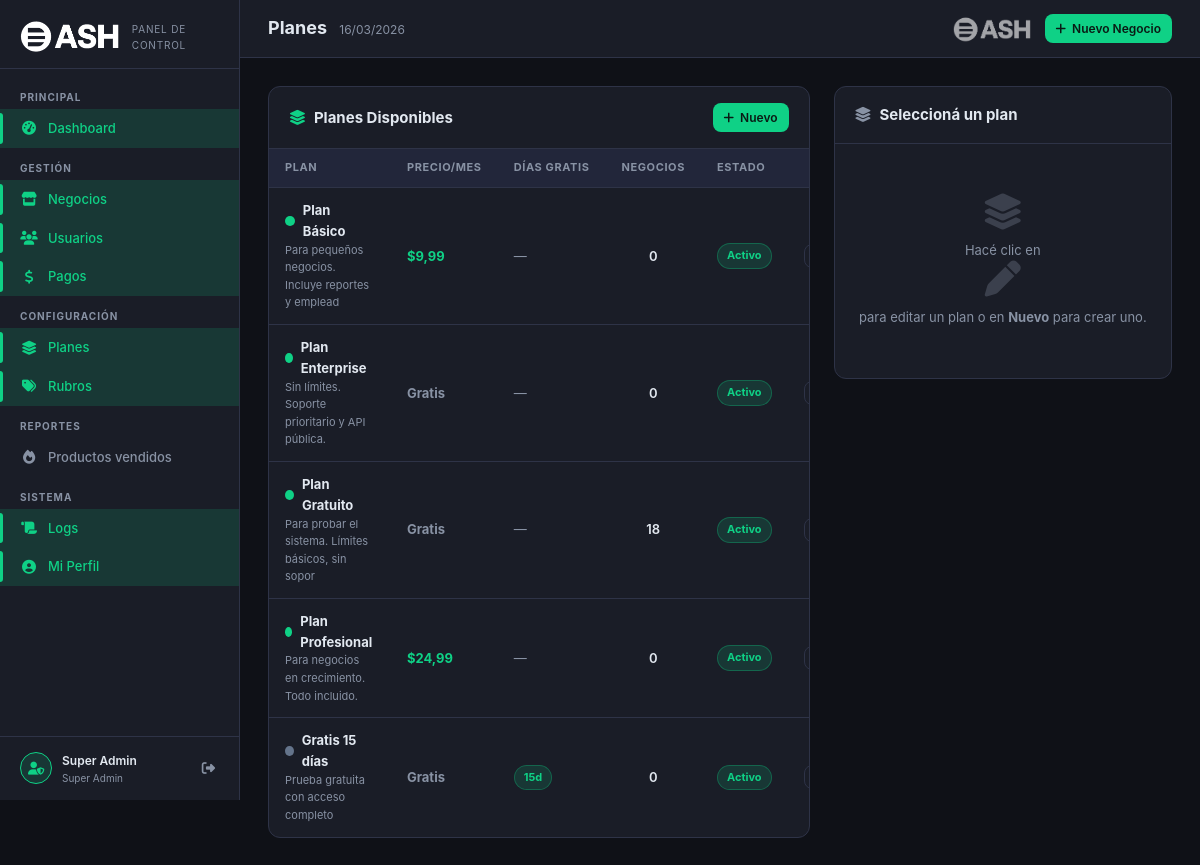
Page /superadmin/planes/index.php (signed in) on the committed database.
### tables this page shows
CREATE TABLE `planes` (
  `id` int(11) NOT NULL,
  `nombre` varchar(50) NOT NULL,
  `nombre_display` varchar(100) NOT NULL,
  `descripcion` text DEFAULT NULL,
  `precio_mensual` decimal(10,2) DEFAULT 0.00,
  `precio_anual` decimal(10,2) DEFAULT 0.00,
  `max_usuarios` smallint(6) DEFAULT 1,
  `max_productos` smallint(6) DEFAULT 50,
  `max_ventas_mes` int(11) DEFAULT 100,
  `tiene_reportes` tinyint(1) DEFAULT 0,
  `tiene_empleados` tinyint(1) DEFAULT 0,
  `tiene_clientes` tinyint(1) DEFAULT 0,
  `tiene_api_publica` tinyint(1) DEFAULT 0,
  `tiene_tienda_online` tinyint(1) DEFAULT 0,
  `activo` tinyint(1) DEFAULT 1,
  `created_at` timestamp NOT NULL DEFAULT current_timestamp(),
  `updated_at` timestamp NULL DEFAULT NULL ON UPDATE current_timestamp(),
  `dias_gratis` int(11) NOT NULL DEFAULT 0,
  `color` varchar(20) DEFAULT '#0FD186',
  `icono` varchar(50) DEFAULT 'fa-star',
  `orden` int(11) DEFAULT 0
);

### superadmin/_auth.php (called while the page is built, shortened)
<?php
function sa_format_money(float $v): string {
    return '$' . number_format($v, 2, ',', '.');
}

### superadmin/planes/index.php (the view, shortened to what this page needs)
<?php
require_once dirname(__DIR__) . '/_auth.php';
$db = sa_db();
$planes = $db->query("SELECT p.*, (SELECT COUNT(*) FROM negocios n WHERE n.plan_id = p.id) as negocios_count FROM planes p ORDER BY p.orden, p.nombre_display")->fetchAll();
$editPlan = null;
require_once dirname(__DIR__) . '/_layout.php';
?>
<div style="display:grid;grid-template-columns:1.6fr 1fr;gap:24px;align-items:start">
    <div class="sa-panel">
        <div class="sa-panel-header">
            <h3><i class="fas fa-layer-group" style="color:var(--sa-primary);margin-right:8px"></i>Planes Disponibles</h3>
            <a href="?nuevo=1" class="sa-btn primary sm"><i class="fas fa-plus"></i> Nuevo</a>
        </div>
        <div class="sa-table-wrap">
            <table class="sa-table">
                <thead><tr><th>Plan</th><th>Precio/mes</th><th>Días gratis</th><th>Negocios</th><th>Estado</th><th></th></tr></thead>
                <tbody>
                <?php foreach ($planes as $pl): ?>
                <tr>
                    <td>
                        <div style="display:flex;align-items:center;gap:8px">
                            <div style="width:10px;height:10px;border-radius:50%;background:<?= htmlspecialchars($pl['color'] ?? '#0FD186') ?>"></div>
                            <strong><?= htmlspecialchars($pl['nombre_display']) ?></strong>
                        </div>
                        <div style="font-size:11px;color:var(--sa-muted)"><?= htmlspecialchars(mb_substr($pl['descripcion'] ?? '', 0, 50)) ?></div>
                    </td>
                    <td style="font-weight:700;color:var(--sa-primary)">
                        <?= $pl['precio_mensual'] > 0 ? sa_format_money($pl['precio_mensual']) : '<span style="color:var(--sa-muted)">Gratis</span>' ?>
                    </td>
                    <td>
                        <?php if ($pl['dias_gratis'] > 0): ?>
                        <span class="sa-pill green"><?= $pl['dias_gratis'] ?>d</span>
                        <?php else: ?>
                        <span style="color:var(--sa-muted)">—</span>
                        <?php endif; ?>
                    </td>
                    <td style="text-align:center;font-weight:600"><?= $pl['negocios_count'] ?></td>
                    <td>
                        <span class="sa-pill <?= $pl['activo'] ? 'green' : 'gray' ?>">
                            <?= $pl['activo'] ? 'Activo' : 'Inactivo' ?>
                        </span>
                    </td>
                    <td>
                        <a href="?editar=<?= $pl['id'] ?>" class="sa-btn ghost sm"><i class="fas fa-pen"></i></a>
                    </td>
                </tr>
                <?php endforeach; ?>
                </tbody>
            </table>
        </div>
    </div>
    <div class="sa-panel">
        <div class="sa-panel-header">
            <h3>
                <?php if ($editPlan): ?>
                <i class="fas fa-pen" style="color:var(--sa-info);margin-right:8px"></i>Editar Plan
                <?php elseif (isset($_GET['nuevo'])): ?>
                <i class="fas fa-plus" style="color:var(--sa-primary);margin-right:8px"></i>Nuevo Plan
                <?php else: ?>
                <i class="fas fa-layer-group" style="color:var(--sa-muted);margin-right:8px"></i>Seleccioná un plan
                <?php endif; ?>
            </h3>
        </div>
        <div style="padding:20px">
        <?php if ($editPlan || isset($_GET['nuevo'])): ?>
        <form method="POST">
            <input type="hidden" name="id" value="<?= $editPlan['id'] ?? 0 ?>">
            <div class="sa-form-group">
                <label class="sa-label">Nombre del Plan *</label>
                <input type="text" name="nombre_display" class="sa-input" value="<?= htmlspecialchars($editPlan['nombre_display'] ?? '') ?>" placeholder="Ej: Pro Mensual" required>
            </div>
            <div class="sa-form-group">
                <label class="sa-label">Descripción</label>
                <textarea name="descripcion" class="sa-textarea" style="min-height:60px"><?= htmlspecialchars($editPlan['descripcion'] ?? '') ?></textarea>
            </div>
            <div style="display:grid;grid-template-columns:1fr 1fr;gap:12px">
                <div class="sa-form-group">
                    <label class="sa-label">Precio Mensual</label>
                    <input type="number" name="precio_mensual" class="sa-input" value="<?= $editPlan['precio_mensual'] ?? 0 ?>" step="0.01" min="0">
                </div>
                <div class="sa-form-group">
                    <label class="sa-label">Precio Anual</label>
                    <input type="number" name="precio_anual" class="sa-input" value="<?= $editPlan['precio_anual'] ?? 0 ?>" step="0.01" min="0">
                </div>
                <div class="sa-form-group">
                    <label class="sa-label">Días Gratis</label>
                    <input type="number" name="dias_gratis" class="sa-input" value="<?= $editPlan['dias_gratis'] ?? 0 ?>" min="0">
                </div>
                <div class="sa-form-group">
                    <label class="sa-label">Orden</label>
                    <input type="number" name="orden" class="sa-input" value="<?= $editPlan['orden'] ?? 0 ?>" min="0">
                </div>
            </div>
            <div class="sa-form-group">
                <label class="sa-label">Color</label>
                <div style="display:flex;gap:8px;align-items:center">
                    <input type="color" name="color" value="<?= $editPlan['color'] ?? '#0FD186' ?>" style="width:40px;height:38px;border-radius:8px;border:1px solid var(--sa-border);background:var(--sa-surface2);cursor:pointer;padding:2px">
                    <input type="text" id="colorText" class="sa-input" value="<?= $editPlan['color'] ?? '#0FD186' ?>" style="flex:1" oninput="document.querySelector('[type=color]').value=this.value">
                </div>
            </div>
            <label style="display:flex;align-items:center;gap:8px;cursor:pointer;margin-bottom:16px">
                <input type="checkbox" name="activo" <?= ($editPlan['activo'] ?? 1) ? 'checked' : '' ?> style="width:16px;height:16px;accent-color:var(--sa-primary)">
                <span style="font-size:13px;font-weight:600">Plan activo (visible para asignar)</span>
            </label>
            <button type="submit" class="sa-btn primary" style="width:100%;justify-content:center">
                <i class="fas fa-save"></i> Guardar Plan
            </button>
        </form>
        <?php else: ?>
        <div class="sa-empty" style="padding:30px 0"><i class="fas fa-layer-group"></i><p>Hacé clic en <i class="fas fa-pen"></i> para editar un plan o en <strong>Nuevo</strong> para crear uno.</p></div>
        <?php endif; ?>
        </div>
    </div>
</div>

### superadmin/assets/sa.css (style rules this page uses)
:root { --sa-bg: #0f1117; --sa-surface: #1a1d27; --sa-surface2: #22263a; --sa-border: #2e3347; --sa-primary: #0FD186; --sa-primary-dim: rgba(15,209,134,.15); --sa-text: #e2e8f0; --sa-muted: #8892a4; --sa-danger: #ef4444; --sa-warning: #f59e0b; --sa-info: #3b82f6; --sa-purple: #8b5cf6; --sa-sidebar-w: 240px; --sa-radius: 12px; --sa-transition: .22s ease; }
*, *::before, *::after { box-sizing: border-box; margin: 0; padding: 0; }
body { font-family: 'Inter', 'Segoe UI', system-ui, sans-serif; background: var(--sa-bg); color: var(--sa-text); font-size: 14px; line-height: 1.6; min-height: 100vh; }
a { color: var(--sa-primary); text-decoration: none; }
.sa-panel { background: var(--sa-surface); border: 1px solid var(--sa-border); border-radius: var(--sa-radius); overflow: hidden; margin-bottom: 24px; }
.sa-panel-header { padding: 16px 20px; border-bottom: 1px solid var(--sa-border); display: flex; align-items: center; justify-content: space-between; gap: 12px; flex-wrap: wrap; }
.sa-panel-header h3 { font-size: 15px; font-weight: 700; color: var(--sa-text); }
.sa-table-wrap { overflow-x: auto; }
.sa-table { width: 100%; border-collapse: collapse; }
.sa-table th { font-size: 11px; font-weight: 700; color: var(--sa-muted); text-transform: uppercase; letter-spacing: .6px; padding: 10px 16px; background: var(--sa-surface2); border-bottom: 1px solid var(--sa-border); white-space: nowrap; text-align: left; }
.sa-table td { padding: 12px 16px; border-bottom: 1px solid var(--sa-border); color: var(--sa-text); font-size: 13px; vertical-align: middle; }
.sa-table tr:last-child td { border-bottom: none; }
.sa-pill { display: inline-flex; align-items: center; gap: 4px; font-size: 11px; font-weight: 700; padding: 3px 9px; border-radius: 20px; white-space: nowrap; }
.sa-pill.green { background: rgba(15,209,134,.15); color: var(--sa-primary); border: 1px solid rgba(15,209,134,.3); }
.sa-btn { display: inline-flex; align-items: center; gap: 6px; font-size: 13px; font-weight: 600; padding: 8px 16px; border-radius: 8px; border: none; cursor: pointer; transition: opacity .2s, transform .1s; white-space: nowrap; }
.sa-btn.primary { background: var(--sa-primary); color: #0a1a14; }
.sa-btn.ghost { background: transparent; color: var(--sa-muted); border: 1px solid var(--sa-border); }
.sa-btn.sm { font-size: 12px; padding: 5px 11px; }
.sa-empty { text-align: center; padding: 48px 20px; color: var(--sa-muted); }
.sa-empty i { font-size: 36px; margin-bottom: 10px; display: block; opacity: .3; }
.sa-empty p { font-size: 13px; }

### rows in the picture
planes: nombre_display "Plan Básico", descripcion "Para pequeños negocios. Incluye reportes y emplead", precio_mensual "$9,99", negocios_count "0", activo "Activo"
planes: nombre_display "Plan Enterprise", descripcion "Sin límites. Soporte prioritario y API pública.", shows "Gratis", negocios_count "0", activo "Activo"
planes: nombre_display "Plan Gratuito", descripcion "Para probar el sistema. Límites básicos, sin sopor", precio_mensual "Gratis", negocios_count "18", activo "Activo"
planes: nombre_display "Plan Profesional", descripcion "Para negocios en crecimiento. Todo incluido.", precio_mensual "$24,99", negocios_count "0", activo "Activo"
planes: nombre_display "Gratis 15 días", descripcion "Prueba gratuita con acceso completo", precio_mensual "Gratis", dias_gratis "15", negocios_count "0", activo "Activo"

### other values in the picture
$adminName "Super Admin"
$title "Planes"
